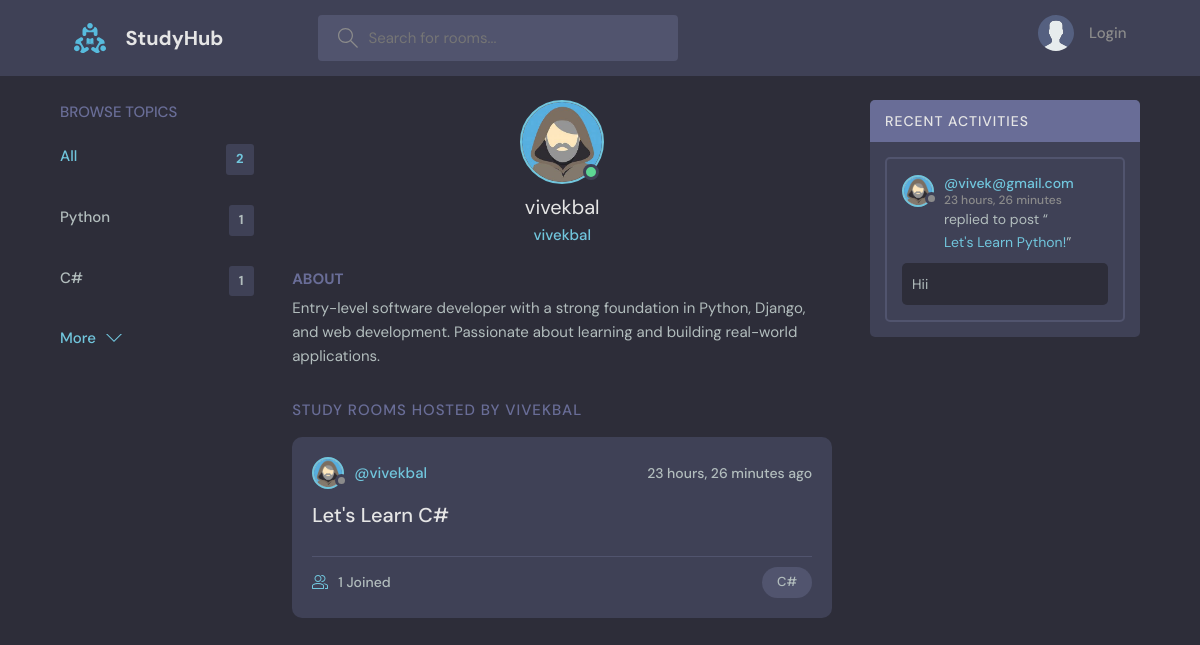
Page /user-profile/2/ on the committed database.
### base/models.py (models this page shows, shortened)
class Topic(models.Model):
    name = models.CharField(max_length=20)

class User(AbstractUser):
    name = models.CharField(max_length=200, null=True)
    email = models.EmailField(unique=True, null=True)
    bio = models.TextField(null=True)
    avatar = models.ImageField(null=True, default="avatar.svg")
    USERNAME_FIELD = 'email'
    REQUIRED_FIELDS = []

class Room(models.Model):
    host = models.ForeignKey(User, on_delete=models.SET_NULL, null=True)
    topic = models.ForeignKey('Topic', on_delete=models.SET_NULL, null=True)
    name = models.CharField(max_length=50)
    description = models.TextField(null=True, blank=True)
    participants = models.ManyToManyField(User, related_name='participants', blank=True)
    updated = models.DateTimeField(auto_now=True)
    created = models.DateTimeField(auto_now_add=True)
    class Meta:
        ordering = ['-updated', '-created']
    def __str__(self):
        return self.name

class Message(models.Model):
    user = models.ForeignKey(User, on_delete=models.CASCADE)
    room = models.ForeignKey('Room', on_delete=models.CASCADE)
    message = models.TextField()
    updated = models.DateTimeField(auto_now=True)
    created = models.DateTimeField(auto_now_add=True)
    class Meta:
        ordering = ['-updated', '-created']

### base/views.py (the view)
# urls.py: path('user-profile/<str:pk>/', views.userProfile, name='user-profile'),
def userProfile(request, pk):
    user = User.objects.get(id=pk)
    rooms = user.room_set.all()
    topics = Topic.objects.all()
    room_messages = user.message_set.all()
    context_dict = {'user': user, 'rooms': rooms, 'topics': topics, 'room_messages': room_messages}
    return render(request, 'base/userProfile.html', context_dict)

### base/templates/base/userProfile.html (shortened to what this page needs)
{% extends 'main.html' %}
{% block content %}
  <main class="profile-page layout layout--3">
    <div class="container">
        {% include 'base/topics_component.html' %}
      <div class="roomList">
        <div class="profile">
          <div class="profile__avatar">
            <div class="avatar avatar--large active">
              <img src="{{user.avatar.url}}" />
            </div>
          </div>
          <div class="profile__info">
            <h3>{{ user.username }}</h3>
            <p>{{ user.username }}</p>
            </div>
          <div class="profile__about">
            <h3>About</h3>
            <p>
              {{user.bio}}
            </p>
          </div>
        </div>
        <div class="roomList__header">
          <div>
            <h2>Study Rooms Hosted by {{ user.username }}</a>
            </h2>
          </div>
        </div>
        {% include 'base/room_component.html' %}
      </div>
        {% include 'base/activity_component.html' %}
    </div>
  </main>
{% endblock content %}

### templates/main.html (shortened to what this page needs)
<!DOCTYPE html>
{% load static %}
<html lang="en">
  <head>
    <link rel="stylesheet" href="{% static 'styles/style.css' %}" />
  </head>
  <body>
    {% include 'navbar.html' %}
    {% block content %}
    {% endblock %}
</body>
</html>

### templates/navbar.html (shortened to what this page needs)
{% load static %}
<header class="header header--loggedIn">
      <div class="container">
        <a href="{% url 'home' %}" class="header__logo">
          <img src="{% static 'images/logo.svg' %}" />
          <h1>StudyHub</h1>
        </a>
        <form class="header__search" method="GET" action="{% url 'home' %}">
          <label>
            <input name="q" placeholder="Search for rooms..." />
          </label>
        </form>
        <nav class="header__menu">
        {% if request.user.is_authenticated %}
          <div class="header__user">
            <a href="{% url 'update-user' %}">
              <div class="avatar avatar--medium active">
                <img src="{{request.user.avatar.url}}" />
              </div>
              <p>{{ request.user.username }} <span>@{{ request.user.username }}</span></p>
            </a>
            <button class="dropdown-button">
              <svg version="1.1" xmlns="http://www.w3.org/2000/svg" width="32" height="32" viewBox="0 0 32 32">
                <title>chevron-down</title>
                <path d="M16 21l-13-13h-3l16 16 16-16h-3l-13 13z"></path>
              </svg>
            </button>
          </div>
        {% else %}
        <a href="{% url 'login' %}">
            <img src="{% static 'images/avatar.svg' %}" />
            <p>Login</p>
        </a>
        {% endif %}
        </nav>
    </div>
</header>

### base/templates/base/topics_component.html
<div class="topics">
        <div class="topics__header">
          <h2>Browse Topics</h2>
        </div>
        <ul class="topics__list">
          <li>
            <a href="{% url 'home' %}" class="active">All <span>{{ topics.count }}</span></a>
          </li>
          {% for topic in topics %}
            <li>
                <a href="{% url 'home' %}?q={{topic.name}}">{{ topic.name }}<span>{{ topic.room_set.all.count }}</span></a>
            </li>
          {% endfor %}
        </ul>
        <a class="btn btn--link" href="{% url 'topics' %}">
        More
            <svg version="1.1" xmlns="http://www.w3.org/2000/svg" width="32" height="32" viewBox="0 0 32 32">
                <title>chevron-down</title>
                <path d="M16 21l-13-13h-3l16 16 16-16h-3l-13 13z"></path>
            </svg>
        </a>
    </div>

### base/templates/base/room_component.html (shortened to what this page needs)
{% for room in rooms %}
<div class="roomListRoom">
    <div class="roomListRoom__header">
        <a href="{% url 'user-profile' room.host.id %}" class="roomListRoom__author">
            <div class="avatar avatar--small">
                <img src="{{room.host.avatar.url}}" />
            </div>
            <span>@{{room.host.username}}</span>
        </a>
        <div class="roomListRoom__actions">
            <span>{{room.created|timesince}} ago</span>
        </div>
    </div>
    <div class="roomListRoom__content">
        <a href="{% url 'room' room.id %}">{{room.name}}</a>
    </div>
    <div class="roomListRoom__meta">
        <a href="{% url 'room' room.id %}" class="roomListRoom__joined">
            {{room.participants.all.count}} Joined
        </a>
        <p class="roomListRoom__topic">{{room.topic.name}}</p>
    </div>
</div>
{% endfor %}

### base/templates/base/activity_component.html (shortened to what this page needs)
<div class="activities">
    <div class="activities__header">
        <h2>Recent Activities</h2>
    </div>
    {% for message in room_messages %}
        <div class="activities__box">
            <div class="activities__boxHeader roomListRoom__header">
                <a href="{% url 'user-profile' message.user.id%}" class="roomListRoom__author">
                    <div class="avatar avatar--small">
                        <img src="{{message.user.avatar.url}}" />
                    </div>
                    <p>
                    @{{ message.user }}
                    <span>{{message.created|timesince}}</span>
                    </p>
                </a>
        </div>
        <div class="activities__boxContent">
            <p>replied to post “<a href="{% url 'room' message.room.id %}">{{ message.room }}!</a>”</p>
            <div class="activities__boxRoomContent">
                {{ message.message }}
            </div>
        </div>
        </div>
    {% endfor %}
</div>

### rows in the picture
Topic: name "Python", room_set.all.count "1"
Topic: name "C#", room_set.all.count "1"
User: avatar (picture), username "vivekbal", bio "Entry-level software developer with a strong foundation in Python, Django, and web development. Passionate about learning and building real-world applications.", username "VIVEKBAL"
Room: host.avatar (picture), host.username "vivekbal", created "23 hours, 26 minutes", name "Let's Learn C#", participants.all.count "1", topic.name "C#"
Message: user.avatar (picture), user "vivek@gmail.com", created "23 hours, 26 minutes", room "Let's Learn Python", message "Hii"

### other values in the picture
{{ topics.count }} "2"
